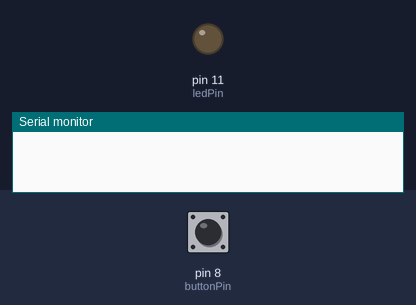
Recording of a sketch running on a simulated Arduino Uno, built with avr-gcc and run on an emulated ATmega328P. Parts: output pins drawn as LEDs (lit = HIGH), the last lines printed to the serial monitor. The test bench sets the inputs (shaded band); at power-on: pin 8 (buttonPin) LOW.

Above: at 1.2 s.
1.3 s: pin 8 (buttonPin) pulled HIGH for 0.15 s
At 2.7 s:
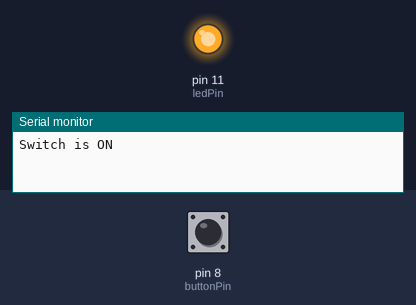
3.0 s: pin 8 (buttonPin) pulled HIGH for 1 s
At 5.2 s:
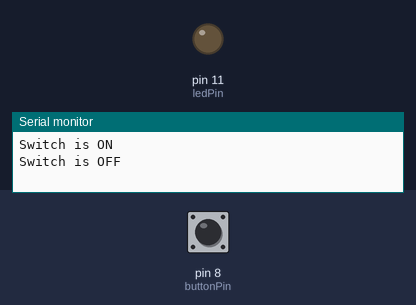
5.5 s: pin 8 (buttonPin) pulled HIGH for 3.2 s
At 10.1 s:
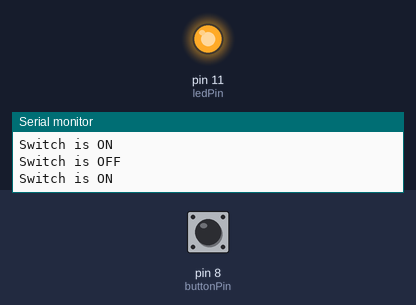
Timing chart, 0 to 11.6 s (numbered marks = the images above; inputs shaded):
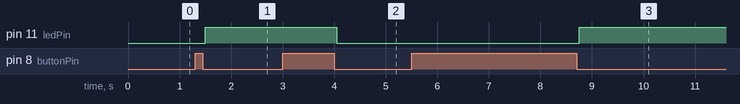

Measured:
- after the input at 1.3 s, pin 11 (ledPin): LOW → HIGH after 0.20 s
- after the input at 3.0 s, pin 11 (ledPin): HIGH → LOW after 1.1 s
- after the input at 5.5 s, pin 11 (ledPin): LOW → HIGH after 3.3 s

The sketch:

opd3.ino
```cpp
const int buttonPin = 8;  // het nummer van de pin van de drukknop
const int ledPin = 11;    // het nummer van de pin van de LED

// variabele zal worden gewijzigd:
int buttonState = 0;  // variabele voor het lezen van de status van de drukknop
int previousButtonState = 0;  // variabele voor het opslaan van de vorige knopstatus
int ledState = 0; // variabele voor het lezen van de status van de LED

void setup() {
  Serial.begin(9600);
  pinMode(ledPin, OUTPUT);
  pinMode(buttonPin, INPUT);
}

void loop() {
  buttonState = digitalRead(buttonPin);
  ledState = digitalRead(ledPin);

  if(buttonState != previousButtonState){
    if(buttonState == LOW){
	delay(50);
    switchLight();
    }
    previousButtonState = buttonState;
  }
}

void switchLight(){
  switch(ledState){
      case HIGH:
      digitalWrite(ledPin, LOW);
      Serial.println("Switch is OFF");
      break;
      case LOW:
      digitalWrite(ledPin, HIGH);
      Serial.println("Switch is ON");
      break;
      default:
      Serial.println("Invalid switch state");
      break;
    }
}
```
